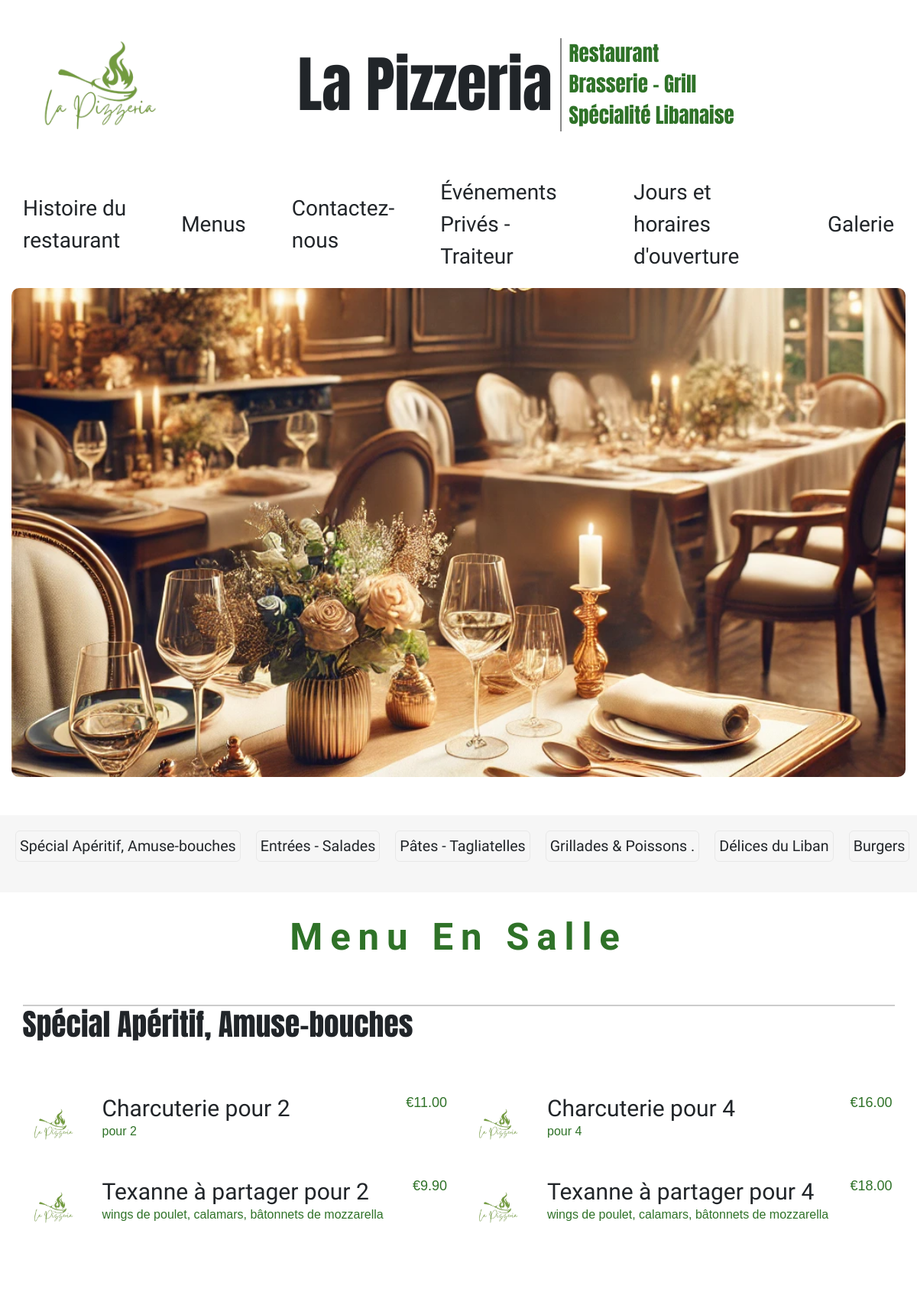
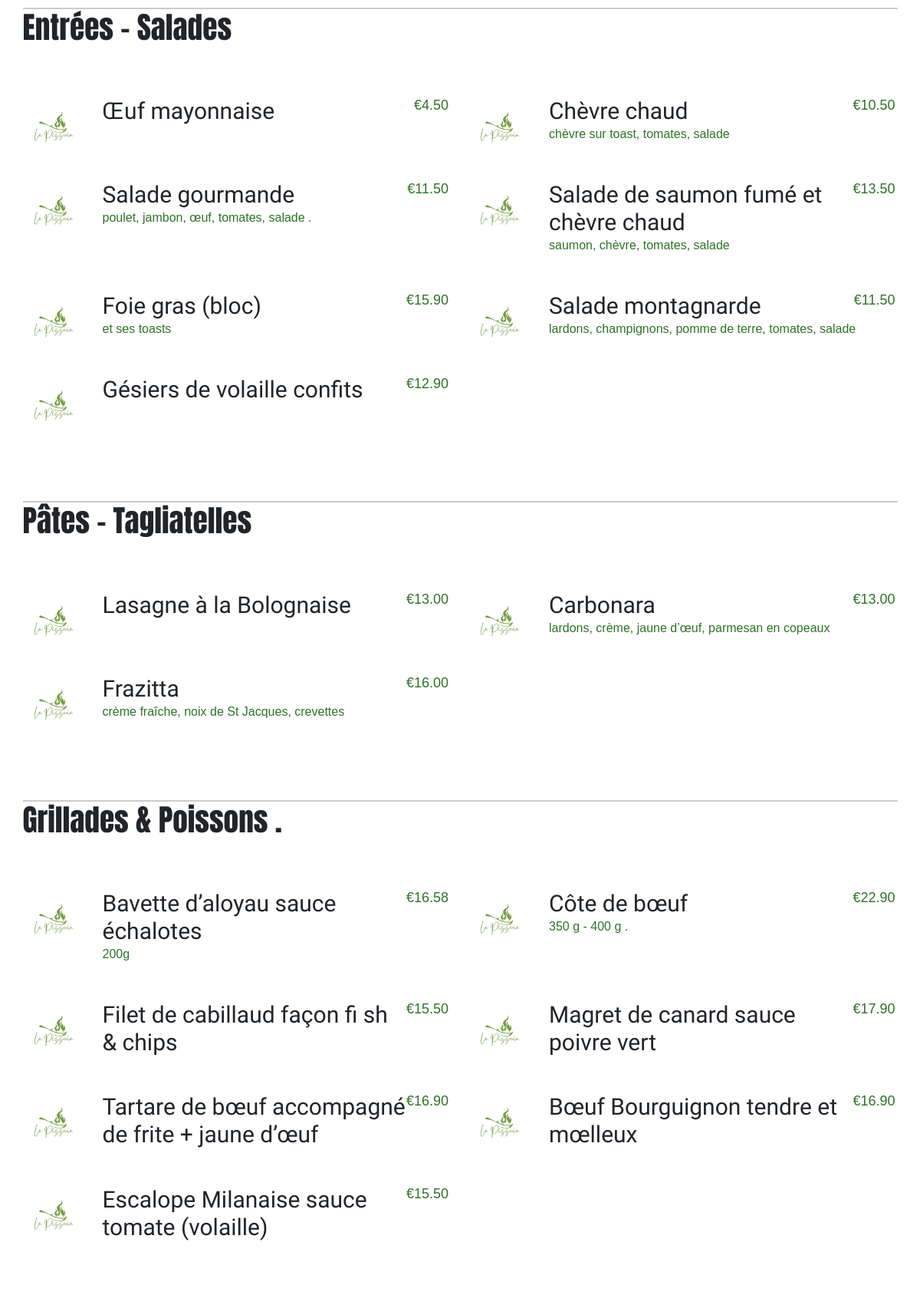
The app's page /menu/ (upper part) with its own data (2 pictures, top to bottom).
### restaurant/models.py (models this page shows, shortened)
class DishCategory(models.Model):
    category = models.CharField(max_length=50, null=True, blank=True)
    note = models.CharField(max_length=50, null=True, blank=True)
    class Meta:
        verbose_name = 'catégorie de plat du menu En salle'

class Dishes(models.Model):
    dish_name = models.CharField(max_length=255, null=True, blank=True)
    dish_price = models.DecimalField(max_digits=5, decimal_places=2)
    dish_description = models.TextField(null=True, blank=True)
    dish_images = models.ImageField(upload_to='photos', null=True, blank=True)
    dish_category = models.ForeignKey(
        DishCategory,
        on_delete=models.CASCADE,
        related_name='dishes',
        null=True,
        blank=True
    )
    class Meta:
        verbose_name = 'plat du menu En salle'

### restaurant/views.py (the view)
# urls.py: path('menu/',views.menu,name='menu'),
def menu(request):
    categories = DishCategory.objects.prefetch_related('dishes').all()
    setting = MySetting.objects.last()
    return render(request, 'menu.html', {'cat': categories,'setting':setting})

### templates/menu.html (shortened to what this page needs)
{% extends "base.html" %}
{% load static %}
{% block css %}
<link rel="stylesheet" href="{% static 'css/menu.css' %}">
{% endblock css %}
{% block mainContent %}
<div class="container-fluid welcomeImgContainer">
  <img src="{% static 'images/menu en salle.webp' %}" class="w-100" alt="">
</div>
<div class="category_list_container">
  <ul>
    {% for cat in cat %}
    <a href="{% if "Délices du Liban" in cat.category %}#gotoLebanon{% else %}#goto{{ cat.id }}{% endif %}"
       style="text-decoration: none; color: inherit;">
      <li>{{ cat.category }}</li>
    </a>
    {% endfor %}
  </ul>
</div>
<main class="container">
  <h1 class="Menu_en_salle_h1 text-center">Menu En Salle</h1>
  {% for category in cat %}
  <div class="menu my-5" id="{% if "Délices du Liban" in category.category %}gotoLebanon{% else %}goto{{ category.id }}{% endif %}">
    <h2 class="menu-group-heading">
      {{ category.category }}
    </h2>
    <div class="menu-group">
      {% for dish in category.dishes.all %}
      <div class="menu-item goingup">
        {% if dish.dish_images %}
        <img src="{{ dish.dish_images.url }}"
             alt="{{ dish.dish_name|default:'Image Placeholder' }}"
             class="menu-item-img">
        {% else %}
        <img src="{% static 'images/logo.png' %}"
             alt="Placeholder Image"
             class="menu-item-img">
        {% endif %}
        <div class="menu-item-text">
          <h3 class="menu-item-heading">
            <span class="menu-item-name">{{ dish.dish_name }}</span>
            <span class="menu-item-price">€{{ dish.dish_price }}</span>
          </h3>
          <p class="menu-item-desc">
            {{ dish.dish_description }}
          </p>
        </div>
      </div>
      {% empty %}
      <p>No dishes available in this category.</p>
      {% endfor %}
    </div>
  </div>
  {% empty %}
  <p>No categories available.</p>
  {% endfor %}
</main>
{% endblock mainContent %}

### project/static/css/base.css (style rules this page uses)
html, body { margin: 0; padding: 0; box-sizing: border-box; scroll-behavior: smooth; }
:root { font-size: calc(16px + (20 - 16) * (100vw - 320px) / (1280 - 320)); }
li { list-style: none; }
a { text-decoration:none; color: inherit; }

### project/static/css/menu.css (style rules this page uses)
* { box-sizing: border-box; }
.container { max-width: 1200px; margin: 0 auto; padding: 1.5em; font-family: "Source Sans Pro", "Poppins", sans-serif; }
.menu { font-family: sans-serif; font-size: 14px; }
.menu-group-heading { margin: 0; padding-bottom: 1em; border-top: 2px solid #ccc; font-family: "Anton", sans-serif; }
.menu-group { display: grid; grid-template-columns: 1fr; gap: 1.5em; padding: 1.5em 0; }
.menu-item { display: flex; padding: 5px 0px 0px 0; min-height: 80px; }
.menu-item-price { color: #2F7228; padding-right: 3px; font-size: large; }
.menu-item-img { width: 80px; height: 80px; flex-shrink: 0; object-fit: cover; margin-right: 1.5em; }
.menu-item-text { flex-grow: 1; }
.menu-item-heading { display: flex; justify-content: space-between; margin: 0; }
.menu-item-name { font-size: 30px; font-family: "Dancing Script", cursive; }
.menu-item-desc { line-height: 1.5; color: #2F7228; }
@media screen and (min-width: 992px) { .menu { font-size: 16px; } }
@media screen and (min-width: 992px) { .menu-group { grid-template-columns: repeat(2, 1fr); } }
.category_list_container { margin-top: 50px; display: flex; width: 100%; overflow: auto; background-color: rgb(246, 246, 246); position: sticky; top: 0; }
.category_list_container>ul { display: flex; padding: 10px; justify-content: space-around; align-items: center; width: 100%; }
.category_list_container>ul>a>li { margin: 10px; border: 1px solid rgb(232, 232, 232); border-radius: 6px; padding:5px; list-style: none; text-wrap: nowrap; font-family: "Source Sans Pro", "Poppins", sans-serif; transition: 1s; }
.Menu_en_salle_h1 { color: #2F7228; font-family: "Dancing Script", cursive; font-weight: bold; letter-spacing: 0.5rem; }
.welcomeImgContainer > img { border-radius: 10px; }
@media (min-width:769px) { .welcomeImgContainer { height: 80vh; overflow: hidden; position: relative; } }
@media (min-width:769px) { .welcomeImgContainer > img { width: 100%; height: 100%; object-fit: cover; object-position: start; } }

### records on screen
DishCategory: category "Spécial Apéritif, Amuse-bouches"
DishCategory: category "Entrées - Salades"
DishCategory: category "Pâtes - Tagliatelles"
DishCategory: category "Grillades & Poissons ."
DishCategory: category "Délices du Liban"
DishCategory: category "Burgers"
Dishes: dish_name "Charcuterie pour 2", dish_price "11.00", dish_description "pour 2"
Dishes: dish_name "Charcuterie pour 4", dish_price "16.00", dish_description "pour 4"
Dishes: dish_name "Texanne à partager pour 2", dish_price "9.90", dish_description "wings de poulet, calamars, bâtonnets de mozzarella"
Dishes: dish_name "Texanne à partager pour 4", dish_price "18.00", dish_description "wings de poulet, calamars, bâtonnets de mozzarella"
Dishes: dish_name "Œuf mayonnaise", dish_price "4.50"
Dishes: dish_name "Chèvre chaud", dish_price "10.50", dish_description "chèvre sur toast, tomates, salade"
Dishes: dish_name "Salade gourmande", dish_price "11.50", dish_description "poulet, jambon, œuf, tomates, salade ."
Dishes: dish_name "Salade de saumon fumé et chèvre chaud", dish_price "13.50", dish_description "saumon, chèvre, tomates, salade"
Dishes: dish_name "Foie gras (bloc)", dish_price "15.90", dish_description "et ses toasts"
Dishes: dish_name "Salade montagnarde", dish_price "11.50", dish_description "lardons, champignons, pomme de terre, tomates, salade"
Dishes: dish_name "Gésiers de volaille confits", dish_price "12.90"
Dishes: dish_name "Lasagne à la Bolognaise", dish_price "13.00"
Dishes: dish_name "Carbonara", dish_price "13.00", dish_description "lardons, crème, jaune d’œuf, parmesan en copeaux"
Dishes: dish_name "Frazitta", dish_price "16.00", dish_description "crème fraîche, noix de St Jacques, crevettes"
Dishes: dish_name "Bavette d’aloyau sauce échalotes", dish_price "16.58", dish_description "200g"
Dishes: dish_name "Côte de bœuf", dish_price "22.90", dish_description "350 g - 400 g ."
Dishes: dish_name "Filet de cabillaud façon fi sh & chips", dish_price "15.50"
Dishes: dish_name "Magret de canard sauce poivre vert", dish_price "17.90"
Dishes: dish_name "Tartare de bœuf accompagné de frite + jaune d’œuf", dish_price "16.90"
Dishes: dish_name "Bœuf Bourguignon tendre et mœlleux", dish_price "16.90"
Dishes: dish_name "Escalope Milanaise sauce tomate (volaille)", dish_price "15.50"
